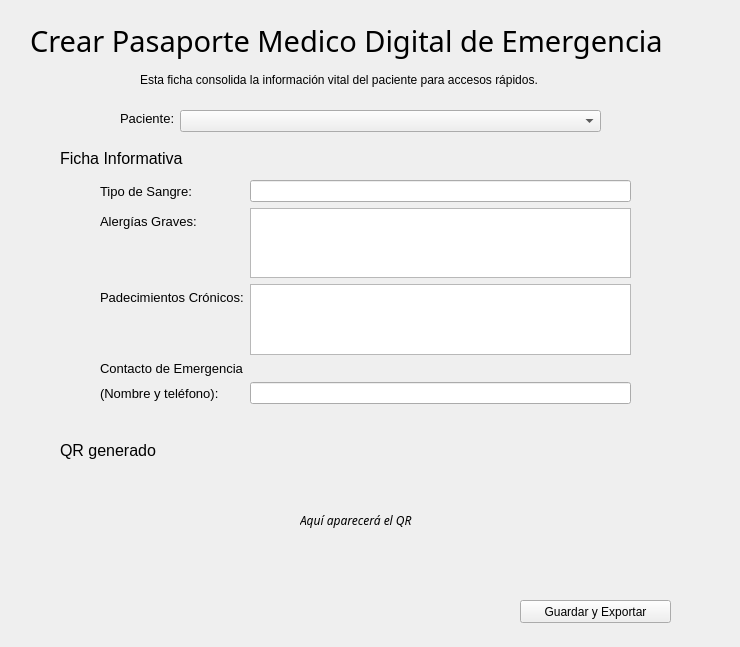
<?xml version="1.0" encoding="UTF-8"?>
<ui version="4.0">
 <class>Form</class>
 <widget class="QWidget" name="Form">
  <property name="geometry">
   <rect>
    <x>0</x>
    <y>0</y>
    <width>740</width>
    <height>647</height>
   </rect>
  </property>
  <property name="windowTitle">
   <string>Form</string>
  </property>
  <widget class="QLabel" name="label_2">
   <property name="geometry">
    <rect>
     <x>30</x>
     <y>20</y>
     <width>691</width>
     <height>41</height>
    </rect>
   </property>
   <property name="font">
    <font>
     <family>Montserrat</family>
     <pointsize>22</pointsize>
    </font>
   </property>
   <property name="text">
    <string>Crear Pasaporte Medico Digital de Emergencia</string>
   </property>
  </widget>
  <widget class="QLabel" name="label">
   <property name="geometry">
    <rect>
     <x>140</x>
     <y>70</y>
     <width>521</width>
     <height>20</height>
    </rect>
   </property>
   <property name="text">
    <string>Esta ficha consolida la información vital del paciente para accesos rápidos.</string>
   </property>
  </widget>
  <widget class="QLabel" name="label_3">
   <property name="geometry">
    <rect>
     <x>120</x>
     <y>110</y>
     <width>71</width>
     <height>16</height>
    </rect>
   </property>
   <property name="font">
    <font>
     <pointsize>10</pointsize>
    </font>
   </property>
   <property name="text">
    <string>Paciente:</string>
   </property>
  </widget>
  <widget class="QComboBox" name="cmb_paciente_pasaporte">
   <property name="geometry">
    <rect>
     <x>180</x>
     <y>110</y>
     <width>421</width>
     <height>22</height>
    </rect>
   </property>
  </widget>
  <widget class="QLabel" name="label_4">
   <property name="geometry">
    <rect>
     <x>60</x>
     <y>150</y>
     <width>131</width>
     <height>16</height>
    </rect>
   </property>
   <property name="font">
    <font>
     <pointsize>12</pointsize>
    </font>
   </property>
   <property name="text">
    <string>Ficha Informativa</string>
   </property>
  </widget>
  <widget class="QWidget" name="formLayoutWidget">
   <property name="geometry">
    <rect>
     <x>100</x>
     <y>180</y>
     <width>531</width>
     <height>224</height>
    </rect>
   </property>
   <layout class="QFormLayout" name="formLayout">
    <item row="0" column="0">
     <widget class="QLabel" name="label_5">
      <property name="font">
       <font>
        <pointsize>10</pointsize>
       </font>
      </property>
      <property name="text">
       <string>Tipo de Sangre:</string>
      </property>
     </widget>
    </item>
    <item row="1" column="0">
     <widget class="QLabel" name="label_6">
      <property name="font">
       <font>
        <pointsize>10</pointsize>
       </font>
      </property>
      <property name="text">
       <string>Alergías Graves:</string>
      </property>
     </widget>
    </item>
    <item row="2" column="0">
     <widget class="QLabel" name="label_7">
      <property name="font">
       <font>
        <pointsize>10</pointsize>
       </font>
      </property>
      <property name="text">
       <string>Padecimientos Crónicos:</string>
      </property>
     </widget>
    </item>
    <item row="3" column="0">
     <widget class="QLabel" name="label_8">
      <property name="font">
       <font>
        <pointsize>10</pointsize>
       </font>
      </property>
      <property name="text">
       <string>Contacto de Emergencia</string>
      </property>
     </widget>
    </item>
    <item row="4" column="0">
     <widget class="QLabel" name="label_9">
      <property name="font">
       <font>
        <pointsize>10</pointsize>
       </font>
      </property>
      <property name="text">
       <string>(Nombre y teléfono):</string>
      </property>
     </widget>
    </item>
    <item row="0" column="1">
     <widget class="QLineEdit" name="txt_tipo_sangre"/>
    </item>
    <item row="1" column="1">
     <widget class="QTextEdit" name="txt_alergias_emergencia"/>
    </item>
    <item row="2" column="1">
     <widget class="QTextEdit" name="txt_padecimientos"/>
    </item>
    <item row="4" column="1">
     <widget class="QLineEdit" name="txt_contacto_emergencia"/>
    </item>
   </layout>
  </widget>
  <widget class="QLabel" name="lbl_codigo_qr">
   <property name="geometry">
    <rect>
     <x>300</x>
     <y>460</y>
     <width>151</width>
     <height>121</height>
    </rect>
   </property>
   <property name="font">
    <font>
     <family>Montserrat</family>
     <italic>true</italic>
    </font>
   </property>
   <property name="text">
    <string>Aquí aparecerá el QR</string>
   </property>
   <property name="scaledContents">
    <bool>true</bool>
   </property>
  </widget>
  <widget class="QLabel" name="label_11">
   <property name="geometry">
    <rect>
     <x>60</x>
     <y>440</y>
     <width>111</width>
     <height>21</height>
    </rect>
   </property>
   <property name="font">
    <font>
     <pointsize>12</pointsize>
    </font>
   </property>
   <property name="text">
    <string>QR generado</string>
   </property>
  </widget>
  <widget class="QPushButton" name="pushButton">
   <property name="geometry">
    <rect>
     <x>520</x>
     <y>600</y>
     <width>151</width>
     <height>23</height>
    </rect>
   </property>
   <property name="text">
    <string>Guardar y Exportar</string>
   </property>
  </widget>
 </widget>
 <resources/>
 <connections/>
</ui>
